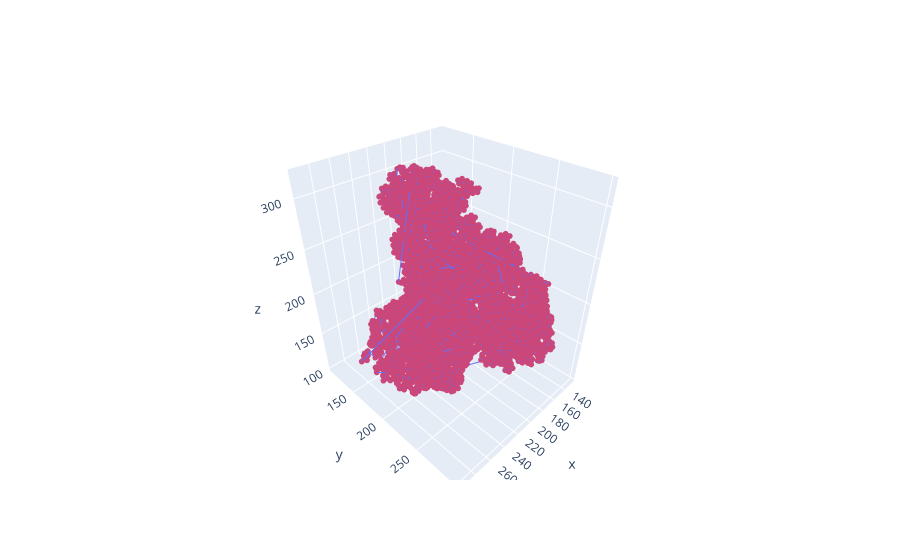

The cell this chart's notebook holds for it:
### Code cell
fig = go.Figure(data=go.Scatter3d(
    x=coo[:, 0], y=coo[:, 1], z=coo[:, 2],
    marker=dict(
        size=2,
        color=pdb['at_seq']
    )
))

fig.show()

### Figure 1 — Plotly figure (JSON) as saved in the notebook; plotly's stock layout.template omitted (floating-point values rounded to 4 significant figures; data arrays with more than 128 entries replaced by an {"elided": "..."} marker saying what was removed)
{"data": [{"marker": {"color": {"elided": "8055 int values"}, "size": 2}, "type": "scatter3d", "x": {"elided": "8055 float values"}, "y": {"elided": "8055 float values"}, "z": {"elided": "8055 float values"}}], "layout": {}}
